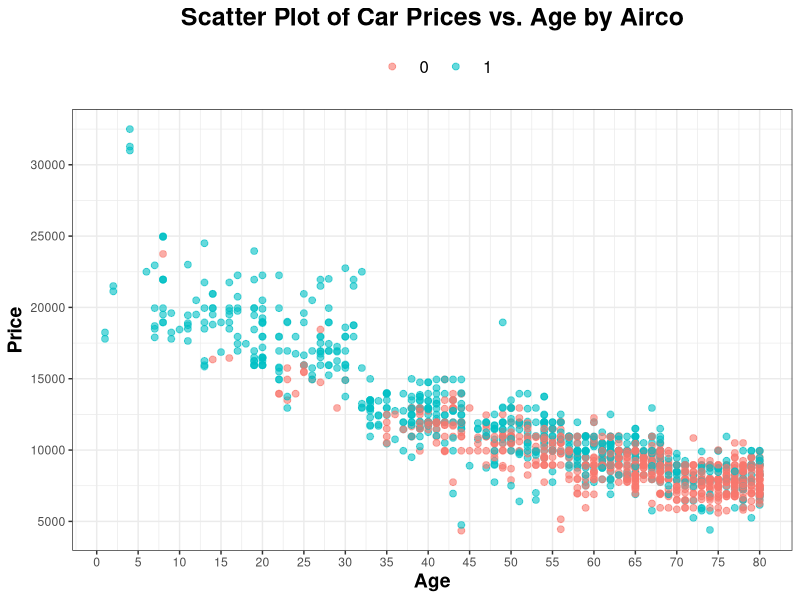

Source code (R):
library(ggplot2)

car_data <- read.csv("data/car_data.csv")

plot <- ggplot(car_data, aes(x = Age_08_04, y = Price)) +
    geom_point(aes(color = as.factor(Airco)), alpha = 0.6, size = 2) +
    labs(
        title = "Scatter Plot of Car Prices vs. Age by Airco",
        x = "Age",
        y = "Price",
        color = "Airco"
    ) +
    theme_bw() +
    theme(
        plot.title = element_text(hjust = 0.5, face = "bold", size = 18),
        axis.title.x = element_text(face = "bold", size = 14),
        axis.title.y = element_text(face = "bold", size = 14),
        legend.position = "top",
        legend.title = element_blank(),
        legend.key.size = unit(1, "cm"),
        legend.text.align = 2.25,
        legend.text = element_text(size = 12),
        strip.background = element_blank(),
        strip.text = element_text(size = 14, face = "bold")
    ) +
    scale_x_continuous(breaks = seq(0, 80, 5)) +
    scale_y_continuous(breaks = seq(0, 50000, 5000))

ggsave(
    filename = "figures/scatterplot_prices_vs_age_airco.png",
    plot = plot,
    width = 10,
    height = 6
)
